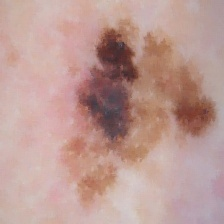
#> input picture Datasets/hair_removed/test/malignant/54.jpg, 224 x 224 px, found by its file name; its folder holds only this picture in this run
$ python hairremovaldataset.py   (older library calls are emulated)
#> lines starting #> are read from the running program, lines starting #| are printed output that depends on the picture; after the words box and inside, x2 and y2 are one past the last pixel; in counts of white or black regions, pixels touching at a corner belong together
import numpy as np
import cv2
import os

def hair_removal(img):
    # Convert the original image to grayscale
    grayScale = cv2.cvtColor(img, cv2.COLOR_RGB2GRAY)

    # Kernel for the morphological filtering
    kernel = cv2.getStructuringElement(1, (9, 9))

    # Perform the blackHat filtering on the grayscale image to find the
    # hair countours
    blackhat = cv2.morphologyEx(grayScale, cv2.MORPH_BLACKHAT, kernel)

    # intensify the hair countours in preparation for the inpainting
    # algorithm
    ret, thresh2 = cv2.threshold(blackhat, 0, 255, cv2.THRESH_BINARY)

    # inpaint the original image depending on the mask
    dst = cv2.inpaint(img, thresh2, 1, cv2.INPAINT_TELEA)
    return dst


def main_segmentation(img):
    src_img = img
    # ---call function for removing hairs
    pre_processed_img = hair_removal(src_img)
    # cv2.imshow("hair_removed_2", pre_processed_img)
    # ---Extract Blue
    blue_channel = pre_processed_img[:, :, 0]
    # ---top-bottom hat filtering
    kernel_hat = cv2.getStructuringElement(cv2.MORPH_RECT,
                                           (3, 3))
    # Applying the Top-Hat operation
    top_hat_img = cv2.morphologyEx(blue_channel,
                                   cv2.MORPH_TOPHAT,
                                   kernel_hat)
    hat_img = top_hat_img + blue_channel
    # ---adjusting intensities
    max_int = np.amax(hat_img)
    min_int = np.amin(hat_img)
    diff = max_int - min_int
    stretchlim = (hat_img - min_int) / diff
    # ---contrast stretching
    norm_img1 = cv2.normalize(stretchlim, None, alpha=0, beta=1, norm_type=cv2.NORM_MINMAX, dtype=cv2.CV_32F)
    # scale to uint8
    contrast_stretched = (255 * norm_img1).astype(np.uint8)
    # cv2.imshow("Contrast Stretched_6", contrast_stretched)
    # ---Otsu Thresholding
    # Gaussian filtering
    blur = cv2.GaussianBlur(contrast_stretched, (5, 5), 0)
    # segmentation
    ret3, otsu_thresh = cv2.threshold(blur, 0, 255, cv2.THRESH_BINARY + cv2.THRESH_OTSU)
    otsu_thresh = 255 - otsu_thresh
    f_otsu_blurred = cv2.GaussianBlur(otsu_thresh, (5, 5), 0)
    # cv2.imshow("Pso_Thresh_8", otsu_thresh)
    return pre_processed_img, contrast_stretched, otsu_thresh

def load_images_from_folder(folder):
    images = []
    filenames = []
    for filename in os.listdir(folder):
        img = cv2.imread(os.path.join(folder, filename))
#> img is the input picture: shape (224, 224, 3); mean B, G, R 147.5, 154, 188.3
        if img is not None:
            images.append(img)
            filenames.append(filename)
    return images, filenames

if __name__ == "__main__":
    mypath = r'C:\Users\Zayn\Desktop\DIP Research Work\Datasets\original\train\malignant'
    images, onlyfiles = load_images_from_folder(mypath)
#> images = 1 item; onlyfiles = ['54.jpg']
    for i in range(len(images)):
        hair_removed, contrast, final = main_segmentation(images[i])
        cv2.imwrite(
            r"C:\Users\Zayn\Desktop\DIP Research Work\Datasets\hair_removed\train\malignant/" + onlyfiles[i]
            , hair_removed)
        cv2.imwrite(
            r"C:\Users\Zayn\Desktop\DIP Research Work\Datasets\contrast\train\malignant/" + onlyfiles[i]
            , contrast)
        cv2.imwrite(
            r"C:\Users\Zayn\Desktop\DIP Research Work\Datasets\final\train\malignant/" + onlyfiles[i]
            , final)
#> this loop made 1 pass
#> (kernel_hat in main_segmentation, max_int in main_segmentation, min_int in main_segmentation, diff in main_segmentation, ret3 in main_segmentation) on pass 1: ([[1, 1, 1], [1, 1, 1], [1, 1, 1]], 210, 45, 165, 139)
#> pass 1, in hair_removal, `grayScale = cv2.cvtColor(img, cv2.COLOR_RGB2GRAY)`:
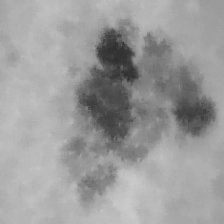
#> grayScale: shape (224, 224); min 43, max 205, mean 156
#> pass 1, in hair_removal, `blackhat = cv2.morphologyEx(grayScale, cv2.MORPH_BLACKHAT, kernel)`:
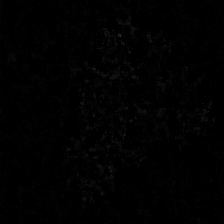
#> blackhat: shape (224, 224); min 0, max 41, mean 1.4
#> pass 1, in hair_removal, `ret, thresh2 = cv2.threshold(blackhat, 0, 255, cv2.THRESH_BINARY)`:
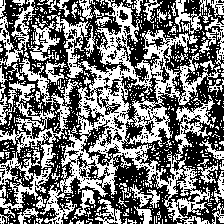
#> thresh2: shape (224, 224); 46.2% white; 777 white regions (714 under 20 px), largest, box (x1, y1, x2, y2) and area: (40, 0, 220, 224) 11785, (0, 58, 79, 218) 3118, (0, 0, 36, 69) 769

    cv2.waitKey(0)

$ run again, on Datasets/hair_removed/test/malignant/81.jpg
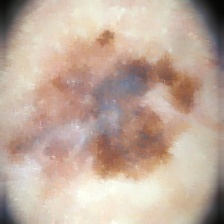
#> input picture Datasets/hair_removed/test/malignant/81.jpg, 224 x 224 px, found by its file name
#> in load_images_from_folder, img is the input picture: shape (224, 224, 3); mean B, G, R 155.9, 170.3, 192.3
#> images = 1 item; onlyfiles = ['81.jpg']
#> the loop `for i in range(len(images)):` made 1 pass
#> (kernel_hat in main_segmentation, max_int in main_segmentation, min_int in main_segmentation, diff in main_segmentation, ret3 in main_segmentation) on pass 1: ([[1, 1, 1], [1, 1, 1], [1, 1, 1]], 252, 5, 247, 153)
#> pass 1, in hair_removal, `grayScale = cv2.cvtColor(img, cv2.COLOR_RGB2GRAY)`:
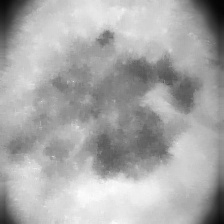
#> grayScale: shape (224, 224); min 5, max 252, mean 168.5
#> pass 1, in hair_removal, `ret, thresh2 = cv2.threshold(blackhat, 0, 255, cv2.THRESH_BINARY)`:
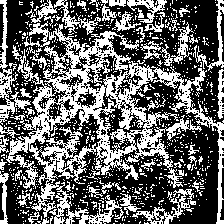
#> thresh2: shape (224, 224); 40.7% white; 827 white regions (777 under 20 px), largest, box (x1, y1, x2, y2) and area: (6, 21, 224, 224) 12404, (0, 0, 31, 125) 823, (132, 189, 196, 224) 547

$ run again, on Datasets/hair_removed/test/malignant/85.jpg
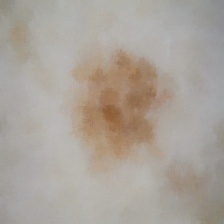
#> input picture Datasets/hair_removed/test/malignant/85.jpg, 224 x 224 px, found by its file name
#> in load_images_from_folder, img is the input picture: shape (224, 224, 3); mean B, G, R 153.2, 162.1, 169.9
#> images = 1 item; onlyfiles = ['85.jpg']
#> the loop `for i in range(len(images)):` made 1 pass
#> (kernel_hat in main_segmentation, max_int in main_segmentation, min_int in main_segmentation, diff in main_segmentation, ret3 in main_segmentation) on pass 1: ([[1, 1, 1], [1, 1, 1], [1, 1, 1]], 186, 56, 130, 165)
#> pass 1, in hair_removal, `blackhat = cv2.morphologyEx(grayScale, cv2.MORPH_BLACKHAT, kernel)`:
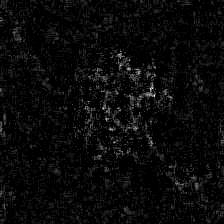
#> blackhat: shape (224, 224); min 0, max 18, mean 0.681; drawn with min black and max white
#> pass 1, in hair_removal, `ret, thresh2 = cv2.threshold(blackhat, 0, 255, cv2.THRESH_BINARY)`:
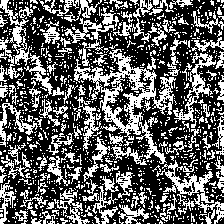
#> thresh2: shape (224, 224); 37.9% white in thin lines or dots

$ run again, on Datasets/hair_removed/test/malignant/87.jpg
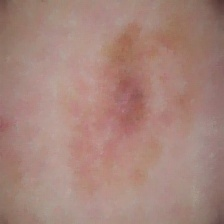
#> input picture Datasets/hair_removed/test/malignant/87.jpg, 224 x 224 px, found by its file name
#> in load_images_from_folder, img is the input picture: shape (224, 224, 3); mean B, G, R 123, 132.3, 166.6
#> images = 1 item; onlyfiles = ['87.jpg']
#> the loop `for i in range(len(images)):` made 1 pass
#> (kernel_hat in main_segmentation, max_int in main_segmentation, min_int in main_segmentation, diff in main_segmentation, ret3 in main_segmentation) on pass 1: ([[1, 1, 1], [1, 1, 1], [1, 1, 1]], 162, 60, 102, 153)
#> pass 1, in hair_removal, `grayScale = cv2.cvtColor(img, cv2.COLOR_RGB2GRAY)`:
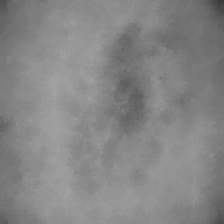
#> grayScale: shape (224, 224); min 57, max 165, mean 133.4
#> pass 1, in hair_removal, `ret, thresh2 = cv2.threshold(blackhat, 0, 255, cv2.THRESH_BINARY)`:
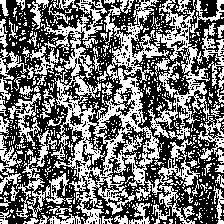
#> thresh2: shape (224, 224); 44.9% white in thin lines or dots

$ run again, on Datasets/hair_removed/test/malignant/57.jpg
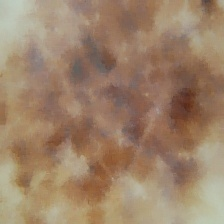
#> input picture Datasets/hair_removed/test/malignant/57.jpg, 224 x 224 px, found by its file name
#> in load_images_from_folder, img is the input picture: shape (224, 224, 3); mean B, G, R 105.3, 130.2, 156.9
#> images = 1 item; onlyfiles = ['57.jpg']
#> the loop `for i in range(len(images)):` made 1 pass
#> (kernel_hat in main_segmentation, max_int in main_segmentation, min_int in main_segmentation, diff in main_segmentation, ret3 in main_segmentation) on pass 1: ([[1, 1, 1], [1, 1, 1], [1, 1, 1]], 193, 33, 160, 130)
#> pass 1, in hair_removal, `grayScale = cv2.cvtColor(img, cv2.COLOR_RGB2GRAY)`:
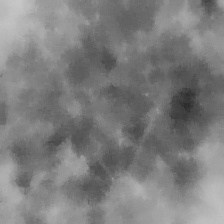
#> grayScale: shape (224, 224); min 42, max 199, mean 125.8
#> pass 1, in hair_removal, `ret, thresh2 = cv2.threshold(blackhat, 0, 255, cv2.THRESH_BINARY)`:
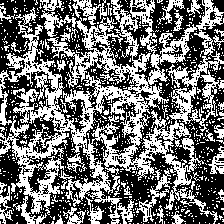
#> thresh2: shape (224, 224); 45% white; 793 white regions (753 under 20 px), largest, box (x1, y1, x2, y2) and area: (0, 0, 224, 224) 17235, (136, 168, 172, 222) 405, (72, 0, 101, 25) 283
